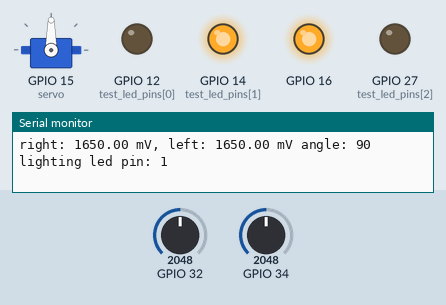
A sketch run on a simulated ESP32. On the bench: servo, output pins drawn as LEDs (lit = HIGH), the last lines printed to the serial monitor. The test bench sets the inputs (shaded band); at power-on: GPIO 32 = 2048, GPIO 34 = 2048. Storage starts empty.

Above: at 1.2 s.
1.3 s: GPIO 32 set to 2866
At 3.0 s:
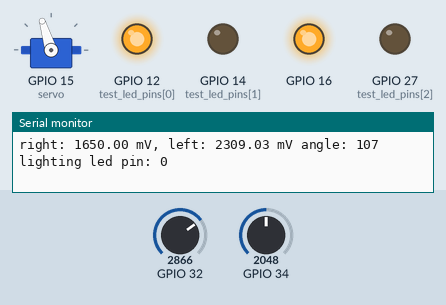
4.3 s: GPIO 34 set to 2866
At 5.0 s:
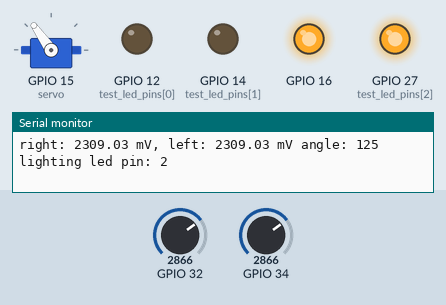
7.3 s: GPIO 32 set to 3603
At 7.9 s:
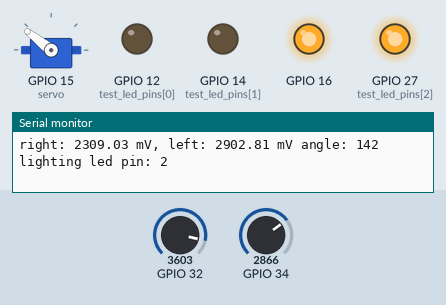
Timing chart, 0 to 10.8 s (numbered marks = the images above; inputs shaded):
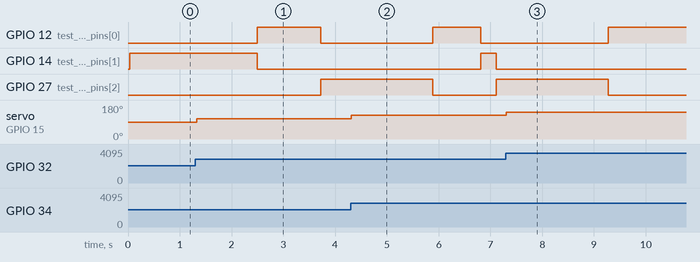

The sketch:

sketch_sep16a.ino
```cpp
#include <ESP32Servo.h>
#include <SD.h>
#include <SPIFFS.h>
#include <SPI.h>
#include <time.h>
#include <string>
enum { sd_sck = 18, sd_miso = 19, sd_mosi = 23, sd_ss = 5 };
const double VOLT = 3.3;
const int ANALOG_MAX = 4096;

const char* file_name = "/data.csv";
File file;
// 計測する回数
int MEASUREMENT_TIME = 300;
int cnt = 0;
bool isFinished = false;

Servo servo;

int test_led_pins[5]  = {12, 14, 27};
int led_count = 3;
int test_proc[20][2] = {
    {1, 80},
    {0, 40},
    {2, 70},
    {0, 30},
    {1, 10},
    {2, 100}
  };
int test_proc_count = 6;
int led_step_count = 0;
int current_proc = 0;

hw_timer_t* timer = NULL;

void setup()
{
  // シリアル通信初期化
  Serial.println("setup start");
  pinMode(16, OUTPUT);
  digitalWrite(16, 1);
  Serial.begin(115200);
  // SDカード読み込み初期化
  SPI.end();
  SPI.begin(sd_sck, sd_miso, sd_mosi, sd_ss);
  if(!SD.begin(sd_ss, SPI, 1000000)){
    Serial.println("Card Mount Failed");
    return;
  }else {
    Serial.println("Card Mount Successed");
    file = SD.open(file_name, FILE_APPEND);
    file.println("");
    file.println("start");
    file.println("left,right,lighting led pin");
    file.close();
  }
  // サーボモータ初期化
  servo.attach(15);
  // 実験用LED初期化
  for(int i = 0; i < led_count; i++) {
    pinMode(test_led_pins[i], OUTPUT);
  }
  timer = timerBegin(0, 80, true); // 80/80=1MHzでカウントアップ
}

void loop() {
  if(current_proc < test_proc_count) {
    if(led_step_count >= test_proc[current_proc][1]) {
      digitalWrite(test_led_pins[test_proc[current_proc][0]], LOW);
      led_step_count = 0;
      current_proc++;
      digitalWrite(test_led_pins[test_proc[current_proc][0]], HIGH);
    }
    if(led_step_count == 0) {
      digitalWrite(test_led_pins[test_proc[current_proc][0]], HIGH);
    }
    led_step_count++;
  }

  if(cnt++ < MEASUREMENT_TIME && !isFinished) {
    float right_voltage = ((long)analogRead(34) * VOLT * 1000) / ANALOG_MAX;
    float left_voltage = ((long)analogRead(32) * VOLT * 1000) / ANALOG_MAX;
//    uint64_t num = timerRead(timer);
//    uint32_t low = num % 0xFFFFFFFF;
//    uint32_t high = (num >> 32) % 0xFFFFFFFF;
//
//   Serial.print(low);
//   Serial.println(high);

    Serial.print("right: ");
    Serial.print(right_voltage);
    Serial.print(" mV, left: ");
    Serial.print(left_voltage);
    Serial.print(" mV");
    servo.write(calc_angle(right_voltage, left_voltage));
    Serial.print(" angle: ");
    Serial.print(calc_angle(right_voltage, left_voltage));
    Serial.print(" lighting led pin: ");
    Serial.println(test_proc[current_proc][0]);
    write_file(right_voltage, left_voltage, test_proc[current_proc][0], timerRead(timer));
  }
  if (Serial.available()) {
    isFinished = true;
  }
}

int calc_angle(float right_voltage, float left_voltage) {
//  TODO: 計算式を変える
  double gain = 180.0 / 3300;
  return gain * (right_voltage + left_voltage) / 2;
}

void write_file(float right_voltage, float left_voltage, int lighting_led_pin, uint64_t timer_count) {
  file = SD.open(file_name, FILE_APPEND);
  if(file) {
    file.print(right_voltage);
    file.print(", ");
    file.print(left_voltage);
    file.print(", ");
    file.print(lighting_led_pin);
    file.print(",");
    uint32_t low = timer_count % 0xFFFFFFFF;
    uint32_t high = (timer_count >> 32) % 0xFFFFFFFF;
    file.print(high);
    file.print(low);
    file.println("");

  } else {
    Serial.println("file error");
  }

  delay(20);
  file.close();
}
```

Measured:
- after the input at 1.3 s, servo on GPIO 15 (servo): 90° → 107° at once
- after the input at 4.3 s, servo on GPIO 15 (servo): 107° → 125° at once
- after the input at 7.3 s, servo on GPIO 15 (servo): 125° → 142° at once
